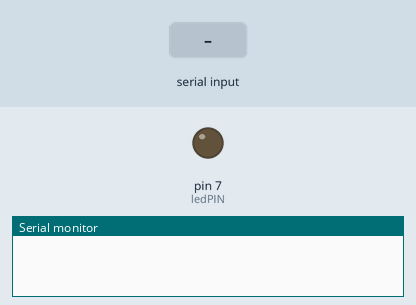
This sketch was run on a simulated Arduino Uno, built with avr-gcc and run on an emulated ATmega328P. Shown: output pins drawn as LEDs (lit = HIGH), the last lines printed to the serial monitor. The test bench sets the inputs (shaded band).

Above: at 1.2 s.
1.3 s: "1" received over Serial
At 2.5 s:
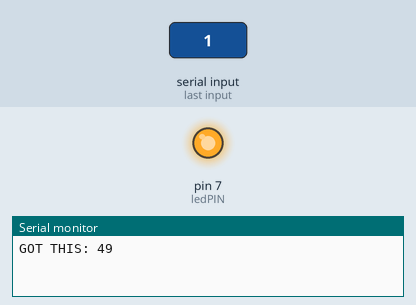
2.8 s: "0" received over Serial
At 3.9 s:
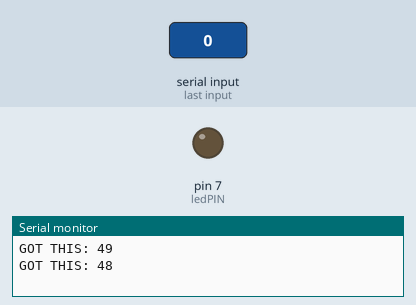
Timing chart, 0 to 5.8 s (numbered marks = the images above; inputs shaded):
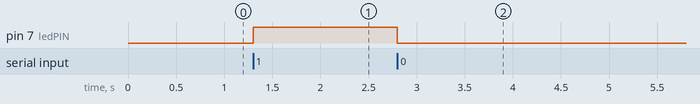

Measured:
- after the input at 1.3 s, pin 7 (ledPIN): LOW → HIGH at once
- after the input at 2.8 s, pin 7 (ledPIN): HIGH → LOW at once

The sketch:

Detonation.ino
```cpp
int incomingByte = 0; //incoming serial data
int ledPIN = 7;

void setup() {
  // put your setup code here, to run once:
  Serial.begin(9600);
  pinMode(ledPIN, OUTPUT);
}

void loop() {
  // put your main code here, to run repeatedly:
  if(Serial.available() > 0){
      incomingByte = Serial.read();

      //on                                   //its of integer type
      if(incomingByte == 49){            //49 = hex equivalent of 1
          digitalWrite(ledPIN, HIGH);
          //Recieved data
          Serial.print("GOT THIS: ");
          Serial.println(incomingByte, DEC); //print incoming info
      }
      //off
      if(incomingByte == 48){            //49 = hex equivalent of 0
          digitalWrite(ledPIN, LOW);
          //Recieved data
          Serial.print("GOT THIS: ");
          Serial.println(incomingByte, DEC); //print incoming info
      }
      else{
          //do nothing
      }
    }
}
```
